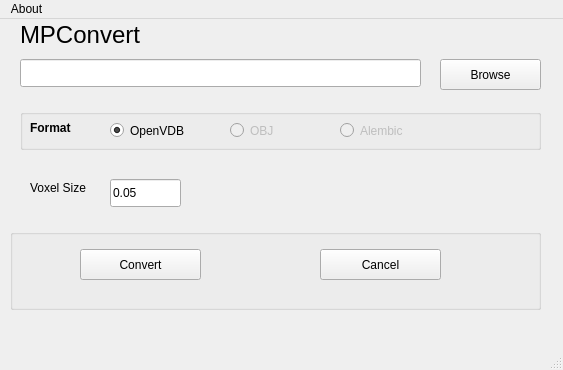
<?xml version="1.0" encoding="UTF-8"?>
<ui version="4.0">
 <class>MainWindow</class>
 <widget class="QMainWindow" name="MainWindow">
  <property name="geometry">
   <rect>
    <x>0</x>
    <y>0</y>
    <width>563</width>
    <height>370</height>
   </rect>
  </property>
  <property name="windowTitle">
   <string>MeshPotato - mpconvert for Maya version 1.0</string>
  </property>
  <widget class="QWidget" name="centralwidget">
   <widget class="QGroupBox" name="buttonGroupBox">
    <property name="geometry">
     <rect>
      <x>10</x>
      <y>210</y>
      <width>531</width>
      <height>81</height>
     </rect>
    </property>
    <property name="title">
     <string/>
    </property>
    <widget class="QPushButton" name="convertButton">
     <property name="geometry">
      <rect>
       <x>70</x>
       <y>20</y>
       <width>121</width>
       <height>31</height>
      </rect>
     </property>
     <property name="text">
      <string>Convert</string>
     </property>
     <property name="+c" stdset="0">
      <string>&quot;convert()&quot;</string>
     </property>
    </widget>
    <widget class="QPushButton" name="convertButton_2">
     <property name="geometry">
      <rect>
       <x>310</x>
       <y>20</y>
       <width>121</width>
       <height>31</height>
      </rect>
     </property>
     <property name="text">
      <string>Cancel</string>
     </property>
     <property name="+c" stdset="0">
      <string>&quot;closeWindow()&quot;</string>
     </property>
    </widget>
   </widget>
   <widget class="QPushButton" name="browseButton">
    <property name="geometry">
     <rect>
      <x>440</x>
      <y>40</y>
      <width>101</width>
      <height>31</height>
     </rect>
    </property>
    <property name="text">
     <string>Browse</string>
    </property>
   </widget>
   <widget class="QGroupBox" name="radioGroupBox">
    <property name="geometry">
     <rect>
      <x>20</x>
      <y>90</y>
      <width>521</width>
      <height>41</height>
     </rect>
    </property>
    <property name="title">
     <string/>
    </property>
    <widget class="QRadioButton" name="radioButtonVDB">
     <property name="geometry">
      <rect>
       <x>90</x>
       <y>10</y>
       <width>121</width>
       <height>23</height>
      </rect>
     </property>
     <property name="text">
      <string>OpenVDB</string>
     </property>
     <property name="checked">
      <bool>true</bool>
     </property>
    </widget>
    <widget class="QRadioButton" name="radioButtonOBJ">
     <property name="enabled">
      <bool>false</bool>
     </property>
     <property name="geometry">
      <rect>
       <x>210</x>
       <y>10</y>
       <width>121</width>
       <height>23</height>
      </rect>
     </property>
     <property name="text">
      <string>OBJ</string>
     </property>
    </widget>
    <widget class="QRadioButton" name="radioButtonAlembic">
     <property name="enabled">
      <bool>false</bool>
     </property>
     <property name="geometry">
      <rect>
       <x>320</x>
       <y>10</y>
       <width>121</width>
       <height>23</height>
      </rect>
     </property>
     <property name="text">
      <string>Alembic</string>
     </property>
    </widget>
    <widget class="QLabel" name="label">
     <property name="geometry">
      <rect>
       <x>10</x>
       <y>10</y>
       <width>70</width>
       <height>18</height>
      </rect>
     </property>
     <property name="font">
      <font>
       <weight>75</weight>
       <bold>true</bold>
      </font>
     </property>
     <property name="text">
      <string>Format</string>
     </property>
    </widget>
   </widget>
   <widget class="QLabel" name="vsLabel">
    <property name="geometry">
     <rect>
      <x>30</x>
      <y>160</y>
      <width>81</width>
      <height>18</height>
     </rect>
    </property>
    <property name="text">
     <string>Voxel Size</string>
    </property>
   </widget>
   <widget class="QLineEdit" name="voxelSizeField">
    <property name="geometry">
     <rect>
      <x>110</x>
      <y>160</y>
      <width>71</width>
      <height>28</height>
     </rect>
    </property>
    <property name="text">
     <string>0.05</string>
    </property>
    <property name="maxLength">
     <number>10</number>
    </property>
   </widget>
   <widget class="QLineEdit" name="filePathField">
    <property name="geometry">
     <rect>
      <x>20</x>
      <y>40</y>
      <width>401</width>
      <height>28</height>
     </rect>
    </property>
   </widget>
   <widget class="QLabel" name="label_2">
    <property name="geometry">
     <rect>
      <x>20</x>
      <y>0</y>
      <width>231</width>
      <height>31</height>
     </rect>
    </property>
    <property name="font">
     <font>
      <pointsize>18</pointsize>
     </font>
    </property>
    <property name="text">
     <string>MPConvert</string>
    </property>
   </widget>
  </widget>
  <widget class="QMenuBar" name="menubar">
   <property name="geometry">
    <rect>
     <x>0</x>
     <y>0</y>
     <width>563</width>
     <height>26</height>
    </rect>
   </property>
   <widget class="QMenu" name="menuAbout">
    <property name="title">
     <string>About</string>
    </property>
    <addaction name="separator"/>
   </widget>
   <addaction name="menuAbout"/>
  </widget>
  <widget class="QStatusBar" name="statusbar"/>
 </widget>
 <resources/>
 <connections/>
</ui>
